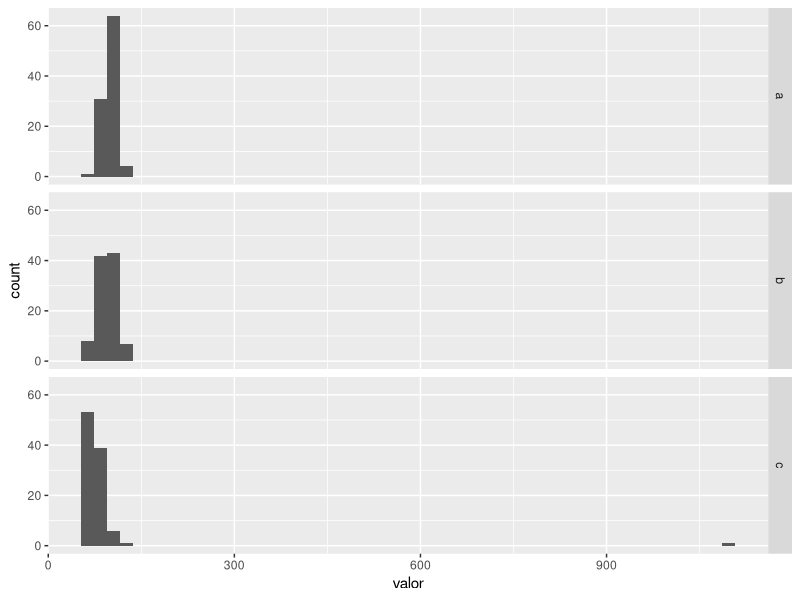
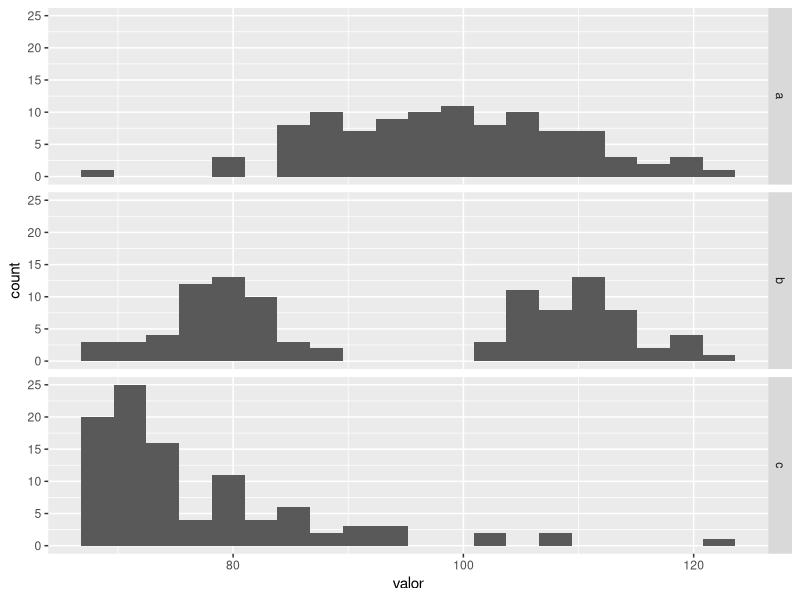
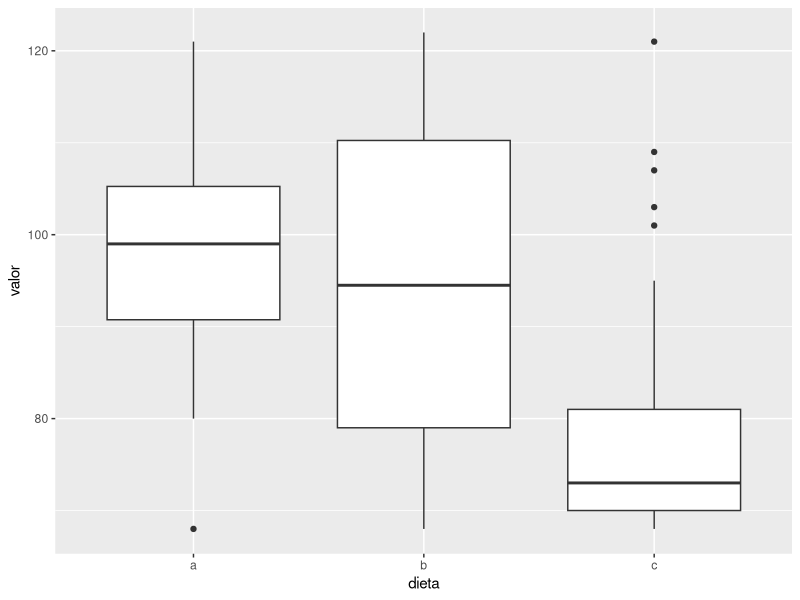

The R script that drew these images, in order:
## ---- chunk 1
knitr::opts_chunk$set(echo = TRUE)
## ---- chunk 2
library(tidyverse)
datos <- read_delim("estad_descriptiva.txt", delim = "\t",col_names = T)

datos %>%
  gather(key='dieta', value = 'valor') %>%
  mutate(dieta=substr(dieta, 6,6)) -> df

rango_deseable <- c(80, 110)
## ---- chunk 3
df %>%
  group_by(dieta) %>%
  summarise(
    media = mean(valor),
    mediana = median(valor),
    media_1 = mean(valor, trim = 0.1),
    media_2 = mean(valor, 0.2),
    stdev = sd(valor),
    iqr = IQR(valor),
    q10 = quantile(valor, 0.10),
    q25 = quantile(valor, 0.25),
    q50 = quantile(valor, 0.50),
    q75 = quantile(valor, 0.75),
    q90 = quantile(valor, 0.90),
    n_deseable = sum(valor > 80 & valor < 110),
    frac_deseable = n_deseable / n() 
    ) -> descriptivos
## ---- chunk 4
descriptivos
## ---- chunk 5
df %>% ggplot(mapping= aes(x = valor)) +
  geom_histogram(bins=50) +
  facet_grid(dieta ~ .)
## ---- chunk 6
df %>% 
  filter(valor<300) %>% 
  ggplot(mapping= aes(x = valor)) +
  geom_histogram(bins=20) +
  facet_grid(dieta ~ .)
## ---- chunk 7
df %>%
  filter(valor < 1000) %>%
  ggplot(mapping= aes(dieta, valor)) +
  geom_boxplot()
